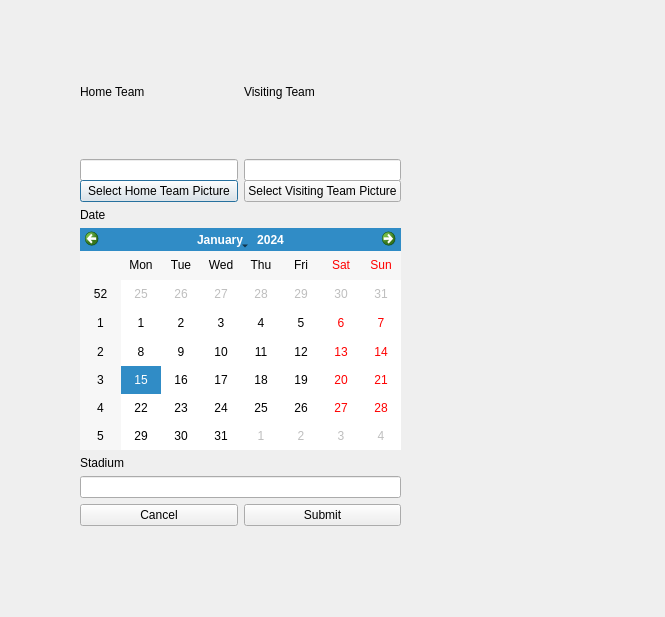
<?xml version="1.0" encoding="UTF-8"?>
<ui version="4.0">
 <class>Match_Main</class>
 <widget class="QDialog" name="Match_Main">
  <property name="enabled">
   <bool>true</bool>
  </property>
  <property name="geometry">
   <rect>
    <x>0</x>
    <y>0</y>
    <width>665</width>
    <height>617</height>
   </rect>
  </property>
  <property name="sizePolicy">
   <sizepolicy hsizetype="Fixed" vsizetype="Fixed">
    <horstretch>0</horstretch>
    <verstretch>0</verstretch>
   </sizepolicy>
  </property>
  <property name="windowTitle">
   <string>Dialog</string>
  </property>
  <widget class="QStackedWidget" name="stackedWidget">
   <property name="geometry">
    <rect>
     <x>0</x>
     <y>10</y>
     <width>651</width>
     <height>591</height>
    </rect>
   </property>
   <property name="sizePolicy">
    <sizepolicy hsizetype="Preferred" vsizetype="Preferred">
     <horstretch>0</horstretch>
     <verstretch>0</verstretch>
    </sizepolicy>
   </property>
   <property name="acceptDrops">
    <bool>true</bool>
   </property>
   <property name="currentIndex">
    <number>0</number>
   </property>
   <widget class="QWidget" name="page_0">
    <property name="enabled">
     <bool>true</bool>
    </property>
    <widget class="QWidget" name="gridLayoutWidget">
     <property name="geometry">
      <rect>
       <x>80</x>
       <y>20</y>
       <width>321</width>
       <height>151</height>
      </rect>
     </property>
     <layout class="QGridLayout" name="gridLayout">
      <item row="2" column="1">
       <widget class="QLineEdit" name="Match_Visitor">
        <property name="text">
         <string/>
        </property>
       </widget>
      </item>
      <item row="1" column="1">
       <widget class="QLabel" name="Visiting_Team_Label">
        <property name="text">
         <string>Visiting Team</string>
        </property>
       </widget>
      </item>
      <item row="2" column="0">
       <widget class="QLineEdit" name="Match_Home">
        <property name="text">
         <string/>
        </property>
       </widget>
      </item>
      <item row="1" column="0">
       <widget class="QLabel" name="Home_Team_Label">
        <property name="sizePolicy">
         <sizepolicy hsizetype="Preferred" vsizetype="MinimumExpanding">
          <horstretch>0</horstretch>
          <verstretch>0</verstretch>
         </sizepolicy>
        </property>
        <property name="palette">
         <palette>
          <active>
           <colorrole role="Text">
            <brush brushstyle="SolidPattern">
             <color alpha="255">
              <red>255</red>
              <green>255</green>
              <blue>255</blue>
             </color>
            </brush>
           </colorrole>
           <colorrole role="PlaceholderText">
            <brush brushstyle="SolidPattern">
             <color alpha="128">
              <red>255</red>
              <green>255</green>
              <blue>255</blue>
             </color>
            </brush>
           </colorrole>
          </active>
          <inactive>
           <colorrole role="Text">
            <brush brushstyle="SolidPattern">
             <color alpha="255">
              <red>255</red>
              <green>255</green>
              <blue>255</blue>
             </color>
            </brush>
           </colorrole>
           <colorrole role="PlaceholderText">
            <brush brushstyle="SolidPattern">
             <color alpha="128">
              <red>255</red>
              <green>255</green>
              <blue>255</blue>
             </color>
            </brush>
           </colorrole>
          </inactive>
          <disabled>
           <colorrole role="Text">
            <brush brushstyle="SolidPattern">
             <color alpha="255">
              <red>120</red>
              <green>120</green>
              <blue>120</blue>
             </color>
            </brush>
           </colorrole>
           <colorrole role="PlaceholderText">
            <brush brushstyle="SolidPattern">
             <color alpha="128">
              <red>0</red>
              <green>0</green>
              <blue>0</blue>
             </color>
            </brush>
           </colorrole>
          </disabled>
         </palette>
        </property>
        <property name="font">
         <font>
          <weight>50</weight>
          <bold>false</bold>
         </font>
        </property>
        <property name="cursor">
         <cursorShape>ArrowCursor</cursorShape>
        </property>
        <property name="text">
         <string>Home Team</string>
        </property>
        <property name="wordWrap">
         <bool>false</bool>
        </property>
       </widget>
      </item>
     </layout>
    </widget>
    <widget class="QWidget" name="verticalLayoutWidget">
     <property name="geometry">
      <rect>
       <x>80</x>
       <y>170</y>
       <width>321</width>
       <height>346</height>
      </rect>
     </property>
     <layout class="QVBoxLayout" name="verticalLayout">
      <item>
       <layout class="QHBoxLayout" name="horizontalLayout_2">
        <item>
         <widget class="QPushButton" name="Match_Home_Pic">
          <property name="text">
           <string>Select Home Team Picture</string>
          </property>
         </widget>
        </item>
        <item>
         <widget class="QPushButton" name="Match_Away_Pic">
          <property name="text">
           <string>Select Visiting Team Picture</string>
          </property>
         </widget>
        </item>
       </layout>
      </item>
      <item>
       <widget class="QLabel" name="label_4">
        <property name="text">
         <string>Date</string>
        </property>
       </widget>
      </item>
      <item>
       <widget class="QCalendarWidget" name="Match_date">
        <property name="styleSheet">
         <string notr="true"/>
        </property>
       </widget>
      </item>
      <item>
       <widget class="QLabel" name="label_3">
        <property name="text">
         <string>Stadium</string>
        </property>
       </widget>
      </item>
      <item>
       <widget class="QLineEdit" name="Match_stadium"/>
      </item>
      <item>
       <layout class="QHBoxLayout" name="horizontalLayout">
        <item>
         <widget class="QPushButton" name="Match_Cancel">
          <property name="text">
           <string>Cancel</string>
          </property>
         </widget>
        </item>
        <item>
         <widget class="QPushButton" name="Match_Submit">
          <property name="text">
           <string>Submit</string>
          </property>
         </widget>
        </item>
       </layout>
      </item>
     </layout>
    </widget>
   </widget>
   <widget class="QWidget" name="page_1">
    <widget class="QWidget" name="horizontalLayoutWidget">
     <property name="geometry">
      <rect>
       <x>180</x>
       <y>30</y>
       <width>301</width>
       <height>80</height>
      </rect>
     </property>
     <layout class="QHBoxLayout" name="horizontalLayout_5">
      <item>
       <widget class="QLabel" name="Home_Team_Pic">
        <property name="text">
         <string/>
        </property>
       </widget>
      </item>
      <item>
       <widget class="QLabel" name="Away_Team_Pic">
        <property name="text">
         <string/>
        </property>
       </widget>
      </item>
     </layout>
    </widget>
    <widget class="QWidget" name="horizontalLayoutWidget_2">
     <property name="geometry">
      <rect>
       <x>80</x>
       <y>140</y>
       <width>511</width>
       <height>291</height>
      </rect>
     </property>
     <layout class="QHBoxLayout" name="horizontalLayout_4"/>
    </widget>
    <widget class="QWidget" name="horizontalLayoutWidget_3">
     <property name="geometry">
      <rect>
       <x>190</x>
       <y>440</y>
       <width>241</width>
       <height>80</height>
      </rect>
     </property>
     <layout class="QHBoxLayout" name="horizontalLayout_6">
      <property name="spacing">
       <number>0</number>
      </property>
     </layout>
    </widget>
   </widget>
   <widget class="QWidget" name="page_2">
    <property name="enabled">
     <bool>true</bool>
    </property>
    <widget class="QWidget" name="verticalLayoutWidget_2">
     <property name="geometry">
      <rect>
       <x>130</x>
       <y>117</y>
       <width>261</width>
       <height>111</height>
      </rect>
     </property>
     <layout class="QVBoxLayout" name="verticalLayout_2">
      <item>
       <widget class="QLabel" name="label">
        <property name="text">
         <string>Choose Filename</string>
        </property>
       </widget>
      </item>
      <item>
       <widget class="QLineEdit" name="File_name"/>
      </item>
      <item>
       <layout class="QHBoxLayout" name="horizontalLayout_3">
        <item>
         <widget class="QPushButton" name="Filename_Cancel">
          <property name="text">
           <string>Cancel</string>
          </property>
         </widget>
        </item>
        <item>
         <widget class="QPushButton" name="Filename_Submit">
          <property name="text">
           <string>Submit</string>
          </property>
         </widget>
        </item>
       </layout>
      </item>
     </layout>
    </widget>
   </widget>
  </widget>
  <widget class="QLabel" name="Background_pic">
   <property name="geometry">
    <rect>
     <x>10</x>
     <y>10</y>
     <width>641</width>
     <height>601</height>
    </rect>
   </property>
   <property name="text">
    <string/>
   </property>
  </widget>
  <zorder>Background_pic</zorder>
  <zorder>stackedWidget</zorder>
 </widget>
 <resources/>
 <connections/>
</ui>
